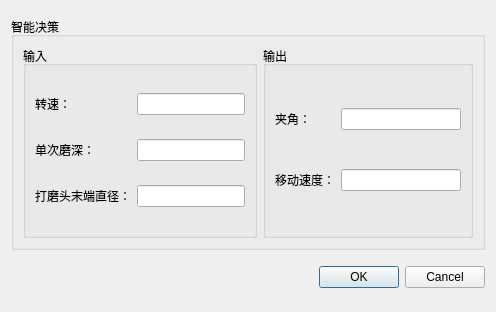
<?xml version="1.0" encoding="UTF-8"?>
<ui version="4.0">
 <class>Dialog</class>
 <widget class="QDialog" name="Dialog">
  <property name="geometry">
   <rect>
    <x>0</x>
    <y>0</y>
    <width>496</width>
    <height>312</height>
   </rect>
  </property>
  <property name="windowTitle">
   <string>Dialog</string>
  </property>
  <layout class="QGridLayout" name="gridLayout_2">
   <item row="0" column="0">
    <widget class="QGroupBox" name="groupBox">
     <property name="enabled">
      <bool>true</bool>
     </property>
     <property name="sizePolicy">
      <sizepolicy hsizetype="Preferred" vsizetype="Fixed">
       <horstretch>0</horstretch>
       <verstretch>0</verstretch>
      </sizepolicy>
     </property>
     <property name="minimumSize">
      <size>
       <width>0</width>
       <height>233</height>
      </size>
     </property>
     <property name="title">
      <string>智能决策</string>
     </property>
     <layout class="QGridLayout" name="gridLayout_3">
      <item row="0" column="0">
       <widget class="QGroupBox" name="groupBox_2">
        <property name="title">
         <string>输入</string>
        </property>
        <layout class="QGridLayout" name="gridLayout">
         <item row="0" column="0">
          <widget class="QLabel" name="label">
           <property name="text">
            <string>转速：</string>
           </property>
          </widget>
         </item>
         <item row="0" column="1">
          <widget class="QLineEdit" name="rotateSpeedLineEdit"/>
         </item>
         <item row="1" column="0">
          <widget class="QLabel" name="label_2">
           <property name="text">
            <string>单次磨深：</string>
           </property>
          </widget>
         </item>
         <item row="1" column="1">
          <widget class="QLineEdit" name="sharpenLineEdit"/>
         </item>
         <item row="2" column="0">
          <widget class="QLabel" name="label_3">
           <property name="text">
            <string>打磨头末端直径：</string>
           </property>
          </widget>
         </item>
         <item row="2" column="1">
          <widget class="QLineEdit" name="diameterLineEdit"/>
         </item>
        </layout>
       </widget>
      </item>
      <item row="0" column="1">
       <widget class="QGroupBox" name="groupBox_3">
        <property name="title">
         <string>输出</string>
        </property>
        <layout class="QGridLayout" name="gridLayout_4">
         <item row="0" column="0">
          <widget class="QLabel" name="label_4">
           <property name="text">
            <string>夹角：</string>
           </property>
          </widget>
         </item>
         <item row="0" column="1">
          <widget class="QLineEdit" name="includedAngleLineEdit"/>
         </item>
         <item row="1" column="0">
          <widget class="QLabel" name="label_5">
           <property name="text">
            <string>移动速度：</string>
           </property>
          </widget>
         </item>
         <item row="1" column="1">
          <widget class="QLineEdit" name="moveSpeedLineEdit"/>
         </item>
        </layout>
       </widget>
      </item>
     </layout>
    </widget>
   </item>
   <item row="1" column="0">
    <layout class="QHBoxLayout">
     <property name="spacing">
      <number>6</number>
     </property>
     <property name="sizeConstraint">
      <enum>QLayout::SetDefaultConstraint</enum>
     </property>
     <property name="leftMargin">
      <number>0</number>
     </property>
     <property name="topMargin">
      <number>0</number>
     </property>
     <property name="rightMargin">
      <number>0</number>
     </property>
     <property name="bottomMargin">
      <number>0</number>
     </property>
     <item>
      <spacer>
       <property name="orientation">
        <enum>Qt::Horizontal</enum>
       </property>
       <property name="sizeHint" stdset="0">
        <size>
         <width>131</width>
         <height>31</height>
        </size>
       </property>
      </spacer>
     </item>
     <item>
      <widget class="QPushButton" name="okButton">
       <property name="text">
        <string>OK</string>
       </property>
      </widget>
     </item>
     <item>
      <widget class="QPushButton" name="cancelButton">
       <property name="text">
        <string>Cancel</string>
       </property>
      </widget>
     </item>
    </layout>
   </item>
  </layout>
 </widget>
 <resources/>
 <connections>
  <connection>
   <sender>okButton</sender>
   <signal>clicked()</signal>
   <receiver>Dialog</receiver>
   <slot>accept()</slot>
   <hints>
    <hint type="sourcelabel">
     <x>278</x>
     <y>253</y>
    </hint>
    <hint type="destinationlabel">
     <x>96</x>
     <y>254</y>
    </hint>
   </hints>
  </connection>
  <connection>
   <sender>cancelButton</sender>
   <signal>clicked()</signal>
   <receiver>Dialog</receiver>
   <slot>reject()</slot>
   <hints>
    <hint type="sourcelabel">
     <x>369</x>
     <y>253</y>
    </hint>
    <hint type="destinationlabel">
     <x>179</x>
     <y>282</y>
    </hint>
   </hints>
  </connection>
 </connections>
</ui>
